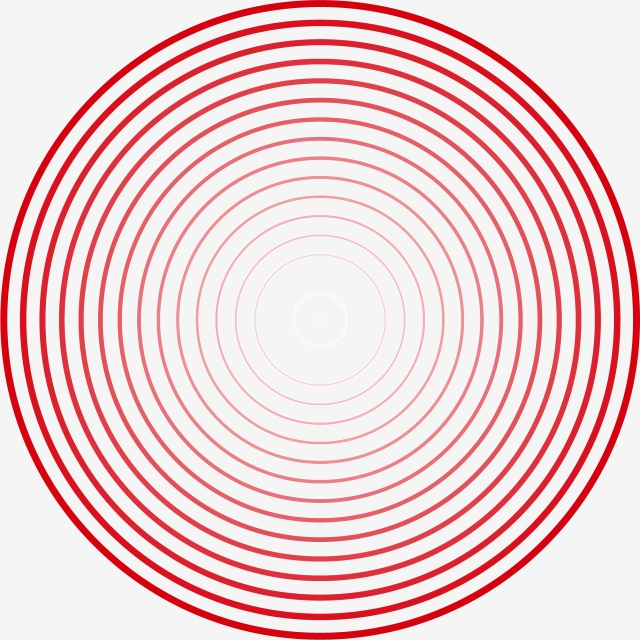
#> input picture 1/pics/circles.jpg, 640 x 640 px
$ python polarT.py ../pics/circles.jpg
#> lines starting #> are read from the running program, lines starting #| are printed output that depends on the picture
# importing PIL -- useful in reading/writing/viewing images
from PIL import Image
# importing math -- useful in tan inverse, cos(theta) etc
import math
# importing numpy -- useful in matrix operations
import numpy as np
# importing sys -- useful in command line arguments
import sys

# function to read image at a given path
def readImage(path):
#> called with path = '../pics/circles.jpg'
    return np.asarray(Image.open(path))
#> returned value is the input picture: shape (640, 640, 3); mean R, G, B 240, 208.1, 210.3

# convert np.array to Image.object
def getImage(img):
    return Image.fromarray(img, mode = 'RGB')

# convert (r, theta) to polar coordinates (x, y)
def polarToCart(r, theta, center_x, center_y):
    x = int(r*math.sin(math.radians(theta)) + center_y)
    y = int(r*math.cos(math.radians(theta)) + center_x)
    return x, y

def polarTransform(img):
    # find "radius" of original image
    a, b = img.shape[1]/2, img.shape[0]/2
#> a = 320; b = 320
    r = math.sqrt(a**2+b**2)
#> r = 452.5
    # define output image array
    img2 = np.zeros((int(r), 360, 3), dtype = np.int8)
    for r in range(img2.shape[0]):
        for theta in range(img2.shape[1]):
            # inverse-map new image coordinates to avoid black-spots in output image
            x, y = polarToCart(r, theta, a, b)
            if x>= 0 and y>= 0 and x<= img.shape[1]-1 and y<= img.shape[0]-1:
                img2[r][theta] = img[int(x)][int(y)]
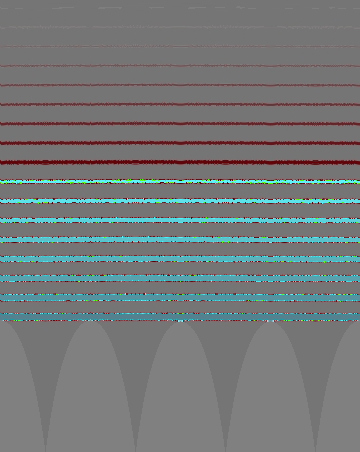
#> img2: shape (452, 360, 3) int8; mean R, G, B -11.5, -7.2, -6.5; drawn with min black and max white
    return img2

# input image
try:
    # take input file name from command line
    img = str(sys.argv[1])
except:
    print("Input file not given. Run python3 \"<file_name>.py <imageName>\".")
    exit(1)
# obtaining file name and file extension. Helful in generalising our code.
# Won't have to change anything in the code to run on any image.
# l[0] contains image name and l[1] contains image extension
l = img.split('.')
# read input image file -- in np.array format currently
img = readImage(img)
# apply polar transformation
img = polarTransform(img)
# get PIL image from np.array
img = getImage(img)
# save image will given name
img.save(l[0] + '_polar.' +l[1])
# can also use img.show() to show image
